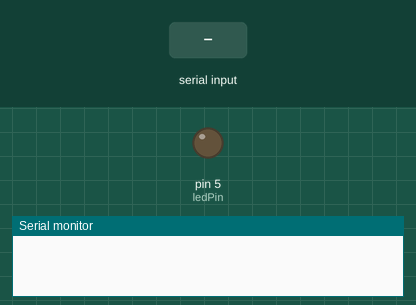
Simulated run of this sketch. Board: Arduino Uno, built with avr-gcc and run on an emulated ATmega328P. Parts: output pins drawn as LEDs (lit = HIGH), the last lines printed to the serial monitor. The test bench sets the inputs (shaded band).

Above: at 1.2 s.
1.3 s: "yes." received over Serial
At 2.65 s:
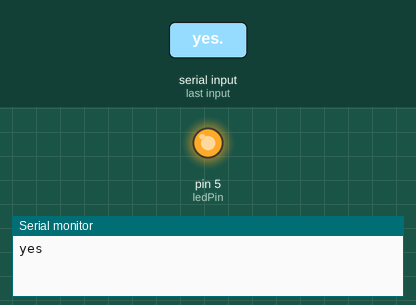
4.3 s: "1." received over Serial
At 7.6 s:
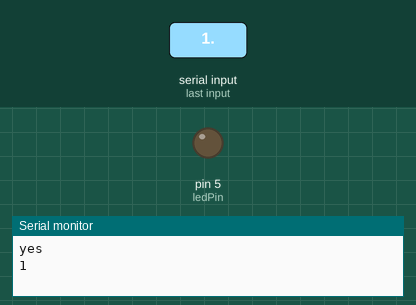
Timing chart, 0 to 9.1 s (numbered marks = the images above; inputs shaded):
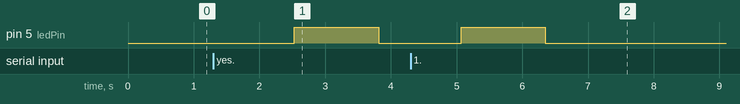

Measured:
- after the input at 1.3 s, pin 5 (ledPin): LOW → HIGH after 1.2 s, → LOW 1.3 s later
- after the input at 4.3 s, pin 5 (ledPin): goes on until 6.4 s, then stays LOW

The sketch:

Uart-slave.ino
```cpp
#define ledPin 5
String val;

void setup()
{
  pinMode(ledPin,OUTPUT);
  digitalWrite(ledPin,0);
  Serial.begin(9600);
}

void loop()
{
  /* if(Serial.available()>=4)
  {
   val=Serial.readStringUntil('z');
   Serial.println(val);
   delay(1000);
  } */
  if(Serial.available()>0)
  {val=Serial.readStringUntil('.');
   Serial.println(val);}
  if (val=="yes")
  {
   for(int i =10;i<=255;i++)
   {analogWrite(ledPin,i);
    delay(5);}
   for(int i =255;i>=0;i--)
   {analogWrite(ledPin,i);
    delay(5);}
  }
  delay(20);
}
```
